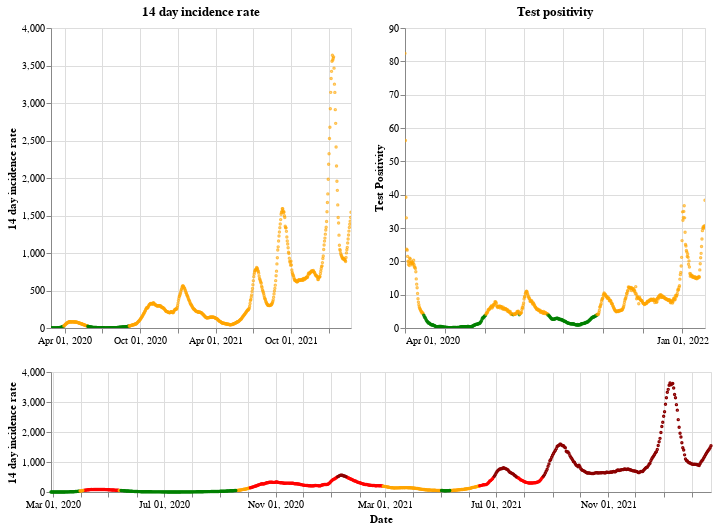

The notebook cell this image was saved under:
### Markdown cell above
## Scotland

### Code cell
plot_traffic_light('Scotland')

### Figure 1 — Vega-Lite specification as saved in the notebook (floating-point values rounded to 4 significant figures; data arrays with more than 128 entries replaced by an {"elided": "..."} marker saying what was removed)
{"config": {"view": {"continuousWidth": 400, "continuousHeight": 300}}, "vconcat": [{"hconcat": [{"mark": {"type": "point", "size": 2}, "encoding": {"color": {"condition": {"value": "green", "test": "(datum.twoWeeklyCasesRate <= 25)"}, "value": "orange"}, "tooltip": [{"type": "nominal", "field": "areaName"}, {"type": "temporal", "field": "date"}, {"type": "quantitative", "field": "twoWeeklyCasesRate"}, {"type": "quantitative", "field": "testPositivity"}], "x": {"type": "temporal", "axis": {"title": ""}, "field": "date", "scale": {"domain": {"selection": "DateBrush"}}, "timeUnit": "yearmonthdate"}, "y": {"type": "quantitative", "axis": {"title": "14 day incidence rate"}, "field": "twoWeeklyCasesRate"}}, "title": "14 day incidence rate", "width": 300}, {"mark": {"type": "point", "size": 2}, "encoding": {"color": {"condition": {"value": "green", "test": "(datum.testPositivity <= 4)"}, "value": "orange"}, "tooltip": [{"type": "nominal", "field": "areaName"}, {"type": "temporal", "field": "date"}, {"type": "quantitative", "field": "twoWeeklyCasesRate"}, {"type": "quantitative", "field": "testPositivity"}], "x": {"type": "temporal", "axis": {"title": ""}, "field": "date", "scale": {"domain": {"selection": "DateBrush"}}, "timeUnit": "yearmonthdate"}, "y": {"type": "quantitative", "axis": {"title": "Test Positivity"}, "field": "testPositivity"}}, "title": "Test positivity", "width": 300}]}, {"layer": [{"mark": {"type": "point", "size": 2}, "encoding": {"color": {"condition": {"value": "orange", "test": "(((datum.testPositivity < 4) && (datum.twoWeeklyCasesRate >= 50)) && (datum.twoWeeklyCasesRate < 200))"}, "value": "red"}, "opacity": {"condition": {"value": 1, "test": "((datum.twoWeeklyCasesRate >= 50) && (datum.twoWeeklyCasesRate < 500))"}, "value": 0}, "tooltip": [{"type": "nominal", "field": "areaName"}, {"type": "temporal", "field": "date"}, {"type": "quantitative", "field": "twoWeeklyCasesRate"}, {"type": "quantitative", "field": "testPositivity"}], "x": {"type": "temporal", "axis": {"title": "Date"}, "field": "date", "timeUnit": "yearmonthdate"}, "y": {"type": "quantitative", "axis": {"title": "14 day incidence rate"}, "field": "twoWeeklyCasesRate"}}, "selection": {"DateBrush": {"type": "interval", "encodings": ["x"], "fields": ["Time"]}}}, {"mark": {"type": "point", "size": 2}, "encoding": {"color": {"value": "darkred"}, "opacity": {"condition": {"value": 1, "test": "(datum.twoWeeklyCasesRate >= 500)"}, "value": 0}, "tooltip": [{"type": "nominal", "field": "areaName"}, {"type": "temporal", "field": "date"}, {"type": "quantitative", "field": "twoWeeklyCasesRate"}, {"type": "quantitative", "field": "testPositivity"}], "x": {"type": "temporal", "axis": {"title": "Date"}, "field": "date", "timeUnit": "yearmonthdate"}, "y": {"type": "quantitative", "axis": {"title": "14 day incidence rate"}, "field": "twoWeeklyCasesRate"}}}, {"mark": {"type": "point", "size": 2}, "encoding": {"color": {"condition": {"value": "green", "test": "((datum.testPositivity < 4) && (datum.twoWeeklyCasesRate < 50))"}, "value": "orange"}, "opacity": {"condition": {"value": 1, "test": "(datum.twoWeeklyCasesRate < 50)"}, "value": 0}, "tooltip": [{"type": "nominal", "field": "areaName"}, {"type": "temporal", "field": "date"}, {"type": "quantitative", "field": "twoWeeklyCasesRate"}, {"type": "quantitative", "field": "testPositivity"}], "x": {"type": "temporal", "axis": {"title": "Date"}, "field": "date", "timeUnit": "yearmonthdate"}, "y": {"type": "quantitative", "axis": {"title": "14 day incidence rate"}, "field": "twoWeeklyCasesRate"}}}], "height": 120, "width": 660}], "data": {"name": "data-aea9361af2316c0e09f0fdfe9a389944"}, "$schema": "https://vega.github.io/schema/vega-lite/v4.8.1.json", "datasets": {"data-aea9361af2316c0e09f0fdfe9a389944": {"elided": "726 records"}}}
